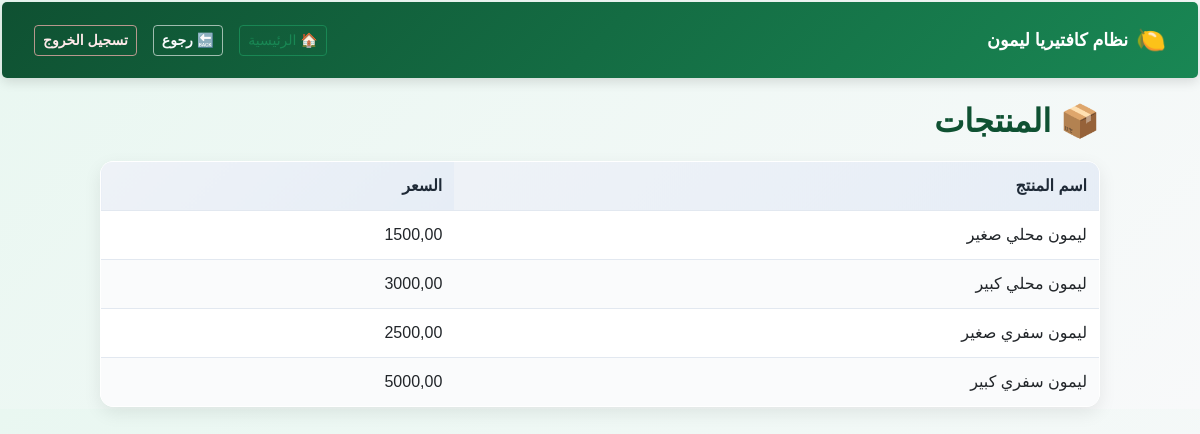
Page /inventory/ (signed in) on the committed database.
### inventory/models.py (models this page shows, shortened)
class Product(models.Model):
    name = models.CharField("اسم المنتج", max_length=100)
    price = models.DecimalField("السعر", max_digits=10, decimal_places=2)
    is_active = models.BooleanField("متاح للبيع", default=True)

### inventory/views.py (the view)
# urls.py: path('', views.product_list, name='product_list'),
@login_required
def product_list(request):
    if is_manager(request.user):
        products = Product.objects.all()
    else:
        products = Product.objects.filter(is_active=True)
    return render(request, 'inventory/product_list.html', {
        'products': products
    })

### pos_system/utils.py (called while the page is built)
def is_manager(user):
    return user.is_authenticated and user.role == 'manager'

### templates/inventory/product_list.html (shortened to what this page needs)
{% extends "base.html" %}
{% load static %}
{% block extra_css %}
<link rel="stylesheet" href="{% static 'css/product-list.css' %}">
{% endblock %}
{% block content %}
<div class="products-management">
    <div class="products-header">
        <h2>📦 المنتجات</h2>
    </div>
    <div class="table-wrapper">
        <table class="products-table">
            <thead>
                <tr>
                    <th>اسم المنتج</th>
                    <th>السعر</th>
                </tr>
            </thead>
            <tbody>
                {% for product in products %}
                <tr>
                    <td>{{ product.name }}</td>
                    <td>{{ product.price }}</td>
                </tr>
                {% endfor %}
            </tbody>
        </table>
    </div>
</div>
{% endblock %}

### static/css/style.css (style rules this page uses)
:root { --green-dark: #0f5132; --green-main: #198754; --green-light: #d1e7dd; --green-soft: #e9f7f1; --text-dark: #212529; --white: #ffffff; --accent-dark: #1f2a37; --accent-main: #334155; --accent-soft: #eef2f7; --border-soft: #e2e8f0; }
body { direction: rtl; font-family: "Cairo", sans-serif; background: linear-gradient(135deg, #e9f7f1, #f8f9fa); padding: 2px; color: var(--text-dark); }
table { width: 100%; border-collapse: collapse; background: var(--white); border-radius: 12px; overflow: hidden; border: 1px solid var(--border-soft); }
th { background: linear-gradient(135deg, var(--accent-soft), #e6edf6); color: var(--accent-dark); padding: 12px; font-weight: 800; border-bottom: 1px solid var(--border-soft); }
td { padding: 10px; border-bottom: 1px solid var(--border-soft); }
tr:nth-child(even) td { background: #fafbfc; }
tr:last-child td { border-bottom: none; }

### static/css/product-list.css (style rules this page uses)
.products-management { max-width: 1000px; margin: 0 auto; }
.products-header { display: flex; justify-content: space-between; align-items: center; margin-bottom: 20px; }
.products-header h2 { font-weight: 800; color: var(--green-dark); margin: 0; }
.table-wrapper { background: var(--white); border-radius: 14px; box-shadow: 0 6px 18px rgba(0, 0, 0, 0.08); overflow-x: auto; }
.products-table { width: 100%; border-collapse: collapse; min-width: 600px; }
.products-table thead th { background: linear-gradient(135deg, var(--accent-soft), #e6edf6); color: var(--accent-dark); font-weight: 800; padding: 12px; border-bottom: 1px solid var(--border-soft); text-align: right; }
.products-table tbody td { padding: 12px; border-bottom: 1px solid var(--border-soft); vertical-align: middle; }
.products-table tbody tr:nth-child(even) td { background: #fafbfc; }

### rows in the picture
Product: name "ليمون محلي صغير", price "1500,00"
Product: name "ليمون محلي كبير", price "3000,00"
Product: name "ليمون سفري صغير", price "2500,00"
Product: name "ليمون سفري كبير", price "5000,00"
